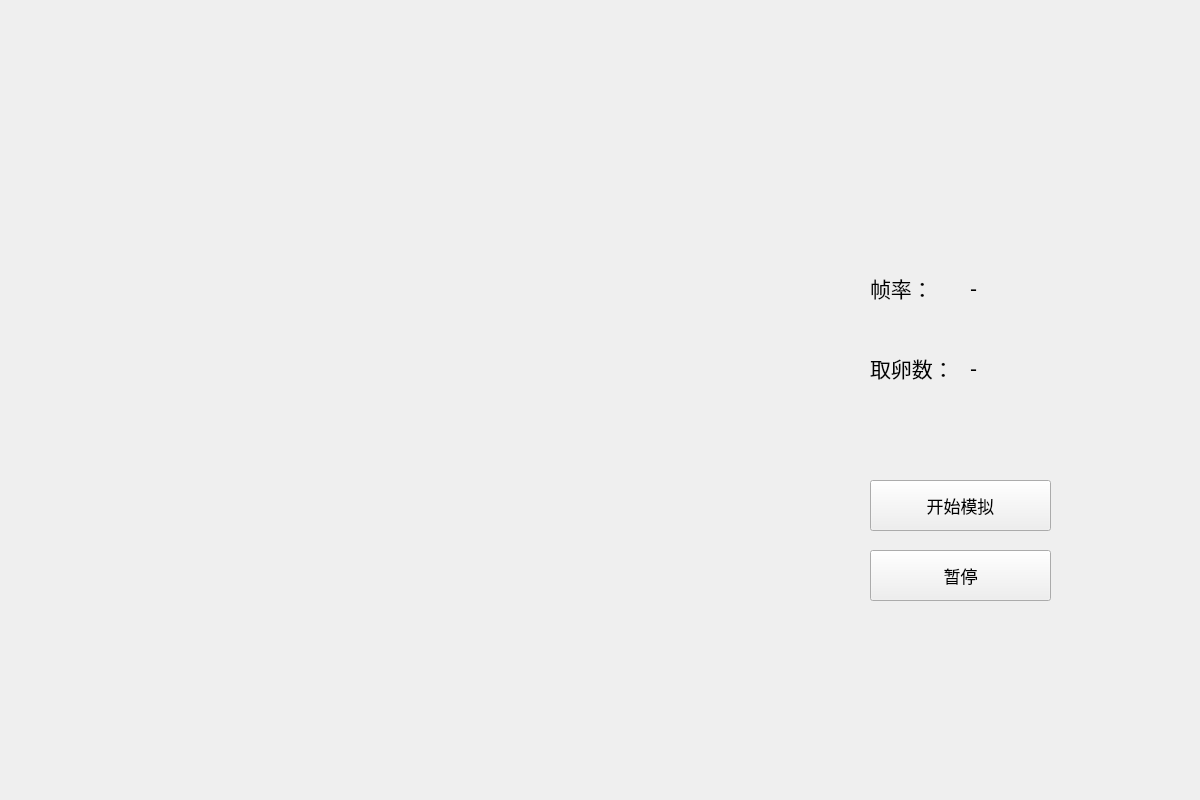
<?xml version="1.0" encoding="UTF-8"?>
<ui version="4.0">
 <class>SimulatingWidgetClass</class>
 <widget class="QWidget" name="SimulatingWidgetClass">
  <property name="geometry">
   <rect>
    <x>0</x>
    <y>0</y>
    <width>1200</width>
    <height>800</height>
   </rect>
  </property>
  <property name="minimumSize">
   <size>
    <width>1200</width>
    <height>800</height>
   </size>
  </property>
  <property name="maximumSize">
   <size>
    <width>1200</width>
    <height>800</height>
   </size>
  </property>
  <property name="windowTitle">
   <string>Form</string>
  </property>
  <widget class="QPushButton" name="SimStartButton">
   <property name="geometry">
    <rect>
     <x>870</x>
     <y>480</y>
     <width>181</width>
     <height>51</height>
    </rect>
   </property>
   <property name="font">
    <font>
     <pointsize>13</pointsize>
    </font>
   </property>
   <property name="text">
    <string>开始模拟</string>
   </property>
  </widget>
  <widget class="QLabel" name="label_2">
   <property name="geometry">
    <rect>
     <x>870</x>
     <y>250</y>
     <width>75</width>
     <height>76</height>
    </rect>
   </property>
   <property name="font">
    <font>
     <pointsize>16</pointsize>
    </font>
   </property>
   <property name="text">
    <string>帧率：</string>
   </property>
  </widget>
  <widget class="QLabel" name="label_3">
   <property name="geometry">
    <rect>
     <x>970</x>
     <y>250</y>
     <width>75</width>
     <height>76</height>
    </rect>
   </property>
   <property name="font">
    <font>
     <pointsize>16</pointsize>
    </font>
   </property>
   <property name="text">
    <string>-</string>
   </property>
  </widget>
  <widget class="QLabel" name="label_4">
   <property name="geometry">
    <rect>
     <x>870</x>
     <y>330</y>
     <width>75</width>
     <height>76</height>
    </rect>
   </property>
   <property name="font">
    <font>
     <pointsize>16</pointsize>
    </font>
   </property>
   <property name="text">
    <string>取卵数：</string>
   </property>
  </widget>
  <widget class="QLabel" name="label_5">
   <property name="geometry">
    <rect>
     <x>970</x>
     <y>330</y>
     <width>75</width>
     <height>76</height>
    </rect>
   </property>
   <property name="font">
    <font>
     <pointsize>16</pointsize>
    </font>
   </property>
   <property name="text">
    <string>-</string>
   </property>
  </widget>
  <widget class="QPushButton" name="pushButton_2">
   <property name="geometry">
    <rect>
     <x>870</x>
     <y>550</y>
     <width>181</width>
     <height>51</height>
    </rect>
   </property>
   <property name="font">
    <font>
     <pointsize>13</pointsize>
    </font>
   </property>
   <property name="text">
    <string>暂停</string>
   </property>
  </widget>
  <widget class="QWidget" name="verticalLayoutWidget">
   <property name="geometry">
    <rect>
     <x>50</x>
     <y>110</y>
     <width>802</width>
     <height>602</height>
    </rect>
   </property>
   <layout class="QVBoxLayout" name="verticalLayout"/>
  </widget>
 </widget>
 <resources/>
 <connections/>
</ui>
